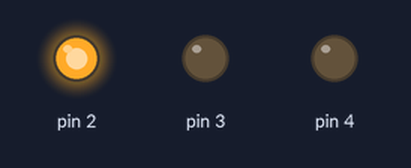
The sketch below on a simulated Arduino Uno, built with avr-gcc and run on an emulated ATmega328P. Parts: output pins drawn as LEDs (lit = HIGH).

Above: at 5.0 s.
At 10.5 s:
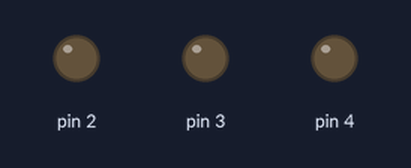
At 16.5 s:
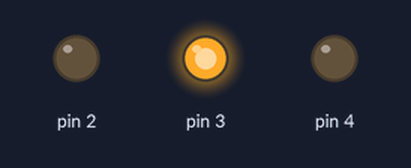
At 24.0 s:
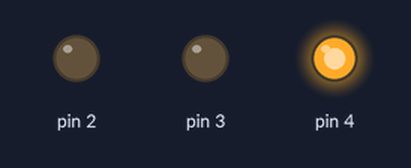
Timing chart, 0 to 37.7 s (numbered marks = the images above):
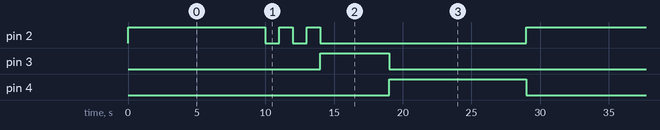

The sketch:

2_Semaforo.ino
```cpp
void setup()
{
  pinMode(2,OUTPUT);
  pinMode(3,OUTPUT);
  pinMode(4,OUTPUT);
}

void loop()
{
  digitalWrite(4, LOW);
  digitalWrite(2, HIGH);
  delay(10000);
  digitalWrite(2, LOW);
  delay(1000);
  digitalWrite(2, HIGH);
  delay(1000);
  digitalWrite(2, LOW);
  delay(1000);
  digitalWrite(2, HIGH);
  delay(1000);

  digitalWrite(2, LOW);
  digitalWrite(3,HIGH);
  delay(5000);

  digitalWrite(3, LOW);
  digitalWrite(4, HIGH);
  delay(10000);

}
```

Measured:
- by itself, pin 2: repeats every 29.0 s: 2 × (LOW 1.0 s, HIGH 1.0 s), LOW 15.0 s, HIGH 10.0 s
- by itself, pin 3: alternates HIGH for 5.0 s and LOW for 24.0 s
- by itself, pin 4: alternates HIGH for 10.0 s and LOW for 19.0 s
